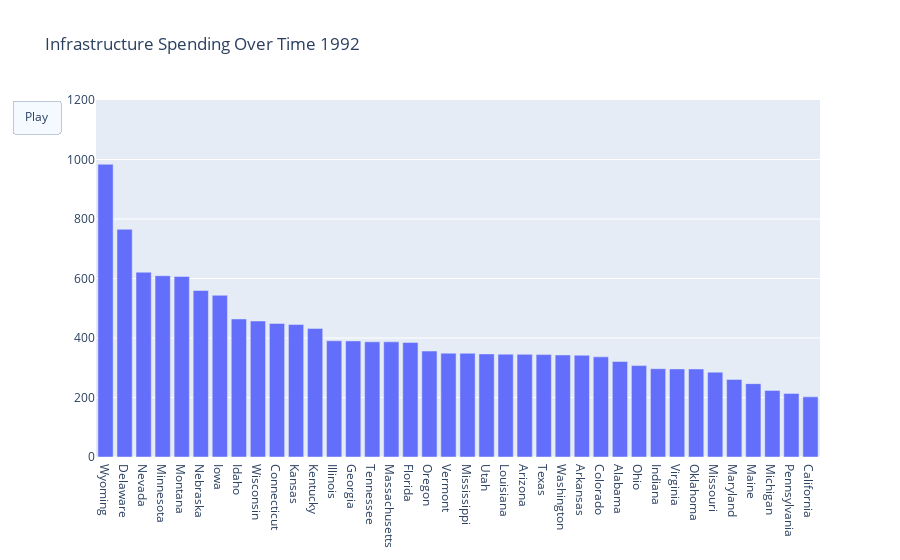

This figure's notebook cell:
### Code cell
dates = list(range(1992,2018))
fig = go.Figure(
    data=[
        go.Bar(x=state_infra['State'], y = state_infra[dates[0]])
        ],
    layout=go.Layout(
        title_text="Infrastructure Spending Over Time "+str(dates[0]),
        xaxis={'categoryorder':'total descending'},
        
        updatemenus= [dict(type="buttons",
                        buttons=[dict(label="Play", method="animate", args=[None])])]
    ),
    layout_yaxis_range=[0,1200],
    frames = [go.Frame(
        data=[
            go.Bar(x=state_infra['State'], y = state_infra[dates[k]])
        ],
        layout=go.Layout(
            xaxis={'categoryorder':'total descending'},
            title_text="Infrastructure Spending Over Time "+str(dates[k]))
        )
        for k in range(len(dates))]
    )
fig.show()
pio.write_html(fig, file='./InfrastructureBarTime.html', auto_open=True)

### Figure 1 — Plotly figure (JSON) as saved in the notebook; plotly's stock layout.template omitted (floating-point values rounded to 4 significant figures)
{"data": [{"type": "bar", "x": ["Alabama", "Arizona", "Arkansas", "California", "Colorado", "Connecticut", "Delaware", "Florida", "Georgia", "Idaho", "Illinois", "Indiana", "Iowa", "Kansas", "Kentucky", "Louisiana", "Maine", "Maryland", "Massachusetts", "Michigan", "Minnesota", "Mississippi", "Missouri", "Montana", "Nebraska", "Nevada", "Ohio", "Oklahoma", "Oregon", "Pennsylvania", "Tennessee", "Texas", "Utah", "Vermont", "Virginia", "Washington", "Wisconsin", "Wyoming"], "y": [320.9, 345.0, 342.0, 202.2, 336.6, 449.0, 765.6, 384.7, 390.3, 464.0, 390.7, 296.8, 543.6, 445.3, 432.2, 345.5, 246.6, 260.8, 387.0, 223.8, 609.4, 348.7, 285.3, 606.9, 559.6, 621.2, 307.3, 296.0, 356.1, 213.8, 387.2, 344.2, 346.6, 349.0, 296.1, 343.2, 457.1, 983.9]}], "layout": {"title": {"text": "Infrastructure Spending Over Time 1992"}, "updatemenus": [{"buttons": [{"args": [null], "label": "Play", "method": "animate"}], "type": "buttons"}], "xaxis": {"categoryorder": "total descending"}, "yaxis": {"range": [0, 1200]}}}
